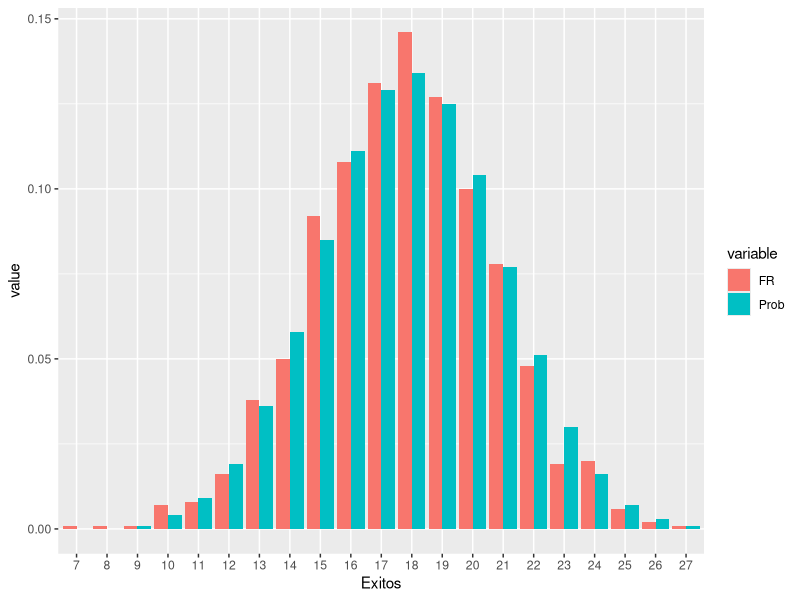
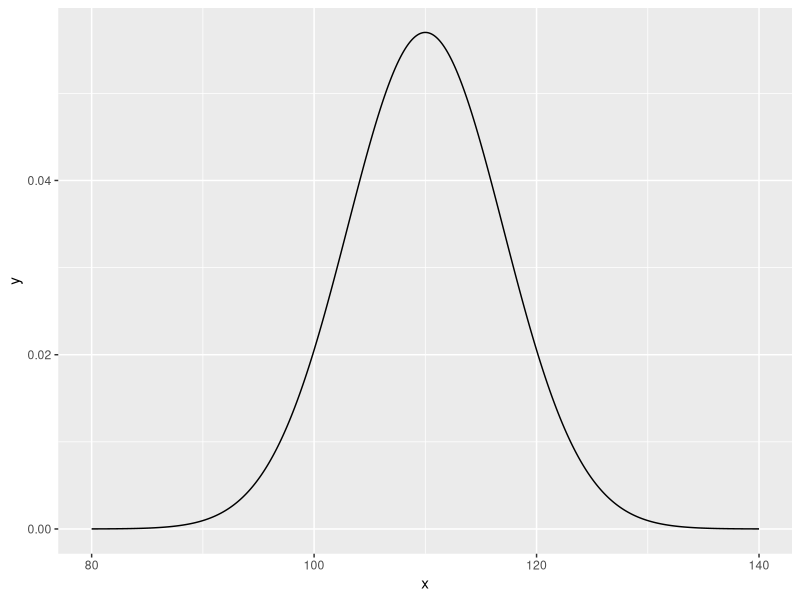
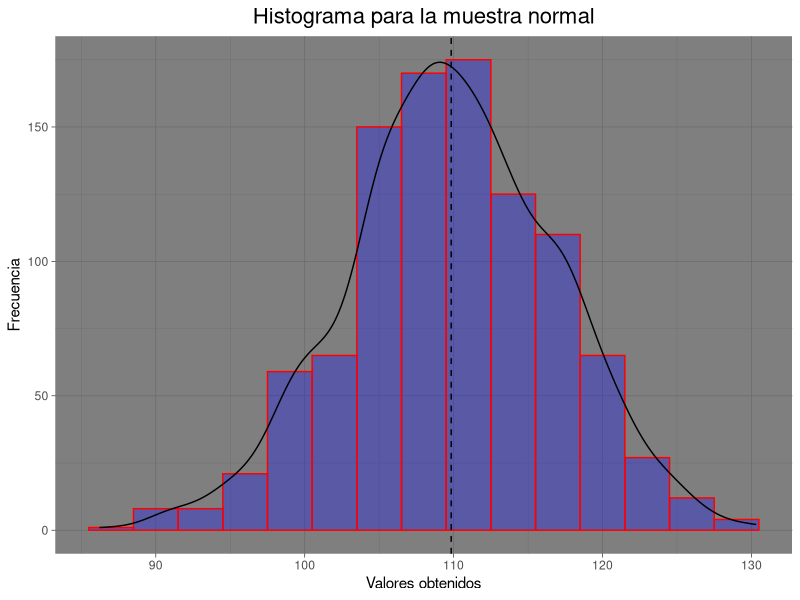

Here is the R script that generated these plots, in order:
library(ggplot2)
library(reshape2)
#Distribución binomial
#Consideremos un experimento binomial con n = 35 pruebas idénticas e 
#independientes, en donde la probabilidad de éxito en cada prueba es p = 0.51. 
#Encuentre lo siguiente:

#La probabilidad de observar exactamente 10 éxitos
dbinom(x = 10, size = 35, prob = 0.51)

#La probabilidad de observar 10 o más exitos
pbinom(q = 9, size = 35, prob = 0.51,lower.tail = FALSE)

#El cuantil de orden 0.5
qbinom(p = 0.5, size = 35, prob = 0.51)

#Genere una muestra aleatoria de tamaño 1000 de esta distribución, construya 
#una tabla de frecuencias relativas con los resultados y realice el gráfico de 
#barras de los resultados que muestre las frecuencias relativas.
set.seed(4857)
muestra <- rbinom(n = 1000, size = 35, prob = 0.51)

(df1 <- as.data.frame(table(muestra)/length(muestra)))

valg <- as.character(df1$muestra)
(valg <- as.numeric(valg))

(v1 <- round(sapply(valg, dbinom, size = 35, p = 0.51), 3))

(df2 <- cbind(df1, v1))
(names(df2) <- c("Exitos", "FR", "Prob"))

(df2 <- melt(df2))

ggplot(df2, aes(x = Exitos, y = value, fill = variable)) + 
  geom_bar (stat="identity", position = "dodge")


#Distribución normal
#Considere una variable aleatoria normal con media 110 y desviación estándar 7. 
x <- seq(80, 140, 0.1)
y <- dnorm(x, mean = 110, sd = 7)
#Realice lo siguiente:

#Grafique la función de densidad de probabilidad
data <- data.frame(x, y)
ggplot(data, aes(x, y)) + geom_line()

#Encuentre la probabilidad de que la v.a. sea mayor o igual a 140
pnorm(q = 139, mean = 110, sd = 7,lower.tail = FALSE)

#Encuentre el cuantil de orden 0.95
qnorm(p = 0.95, mean = 110, sd = 7)

#Genere una muestra aleatoria de tamaño 1000 y realice el histograma de 
#frecuencias relativas para esta muestra
set.seed(7563)
muestra <- rnorm(n = 1000, mean = 110, sd = 7)
mdf <- as.data.frame(muestra)

#Histograma
ggplot(mdf, aes(muestra)) + 
  geom_histogram(colour = 'red', 
                 fill = 'blue',
                 alpha = 0.3, 
                 binwidth = 3) + 
  geom_density(aes(y = 3*..count..))+
  geom_vline(xintercept = mean(mdf$muestra), linetype="dashed", color = "black") + 
  ggtitle('Histograma para la muestra normal') + 
  labs(x = 'Valores obtenidos', y = 'Frecuencia')+
  theme_dark() +
  theme(plot.title = element_text(hjust = 0.5, size = 16))  
